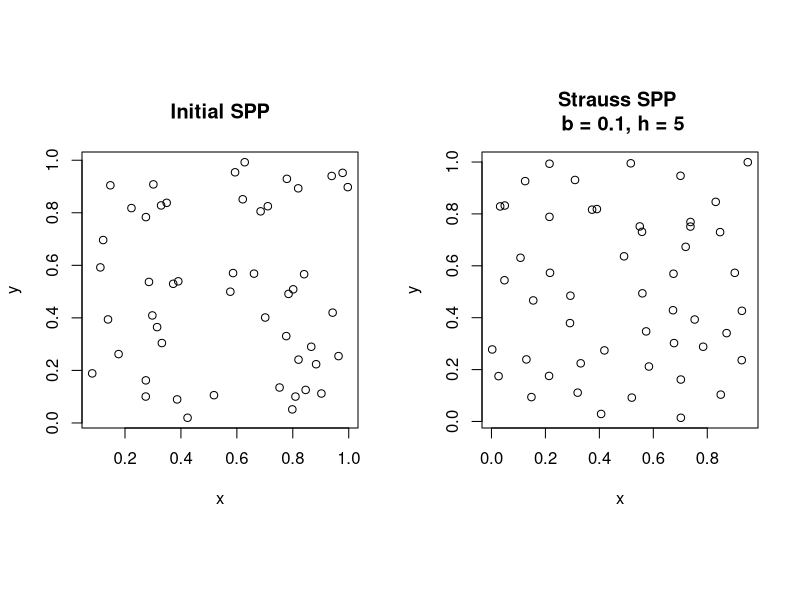

Source code (R):
# sampling window W = [0,1]x[0,1]
# n = 50
# Straussian pair potential function phi(s) = h if ||xi-xj|| < b (0 otherwise)
# code takes about 15-30 seconds to run on Matt's computer

set.seed(23)
n <- 50
x.curr <- runif(n,0,1)
y.curr <- runif(n,0,1)

b <- 0.1	# also try 0.05 
h <- 2		# also try 0 (binomial process), 0.5, 1, 5 (very strong repulsion b/w points)

x.prop <- x.curr
y.prop <- y.curr


# plot initial spatial point pattern
par(pty="s")
par(mfrow=c(1,2))
plot(x.curr, y.curr, main="Initial SPP",xlab='x',ylab='y')


# compute total potential energy (exponent in exponential function in likelihood)
# this double for loop is slow (we have 50 choose 2 terms)
tpe <- function(x,y,b,h) {
	tpe.tmp <- 0
	for(i in 1:(n-1)) {
		for(j in (i+1):n) {
			if(sqrt((x[i]-x[j])^2 + (y[i]-y[j])^2) < b) {
				tpe.tmp <- tpe.tmp + h
			}
		}
	}
	return(tpe.tmp)
}


# main mcmc loop
for(i in 1:2000) {

	# choose point to move
	i <- sample(1:n, 1)
	
	# propose to move i^th point uniformly in W 
	x.prop[i] <- runif(1,0,1)
	y.prop[i] <- runif(1,0,1)
	proposal.ratio <- 1
	
	# likelihood ratio
	tpe.prop <- tpe(x.prop,y.prop,b,h)
	tpe.curr <- tpe(x.curr,y.curr,b,h)
	likelihood.ratio <- exp(-tpe.prop + tpe.curr) 	# notice I'm not taking exp(...)/exp(...) 
													# this is more stable numerically
	# accept/reject
	acc.prob <- min(1, likelihood.ratio * proposal.ratio)
	if(runif(1,0,1) < acc.prob) { # accept
		x.curr <- x.prop
		y.curr <- y.prop
	}
	else { # reject (i.e. reset x.prop and y.prop)
		x.prop <- x.curr
		y.prop <- y.curr
	}
}


# plot resulting spatial point pattern
plot(x.curr, y.curr, main="Strauss SPP \n b = 0.1, h = 5",xlab='x',ylab='y')



